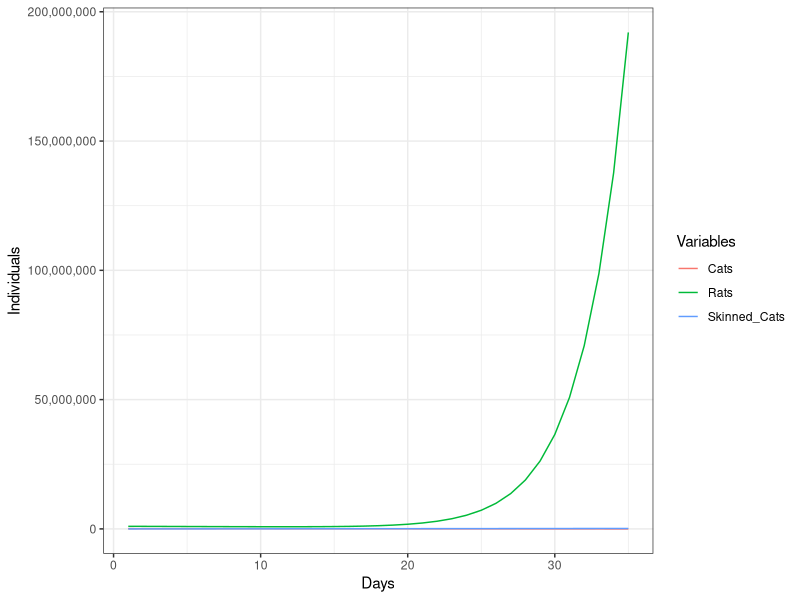
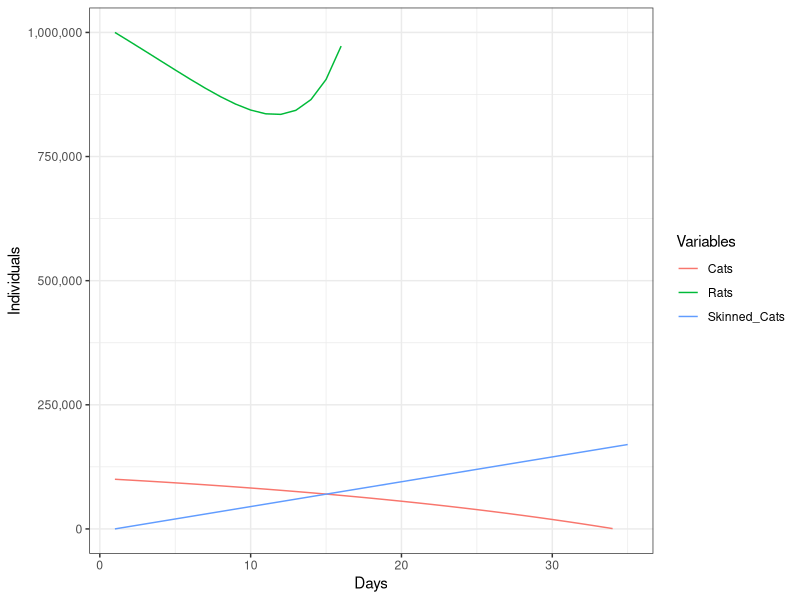
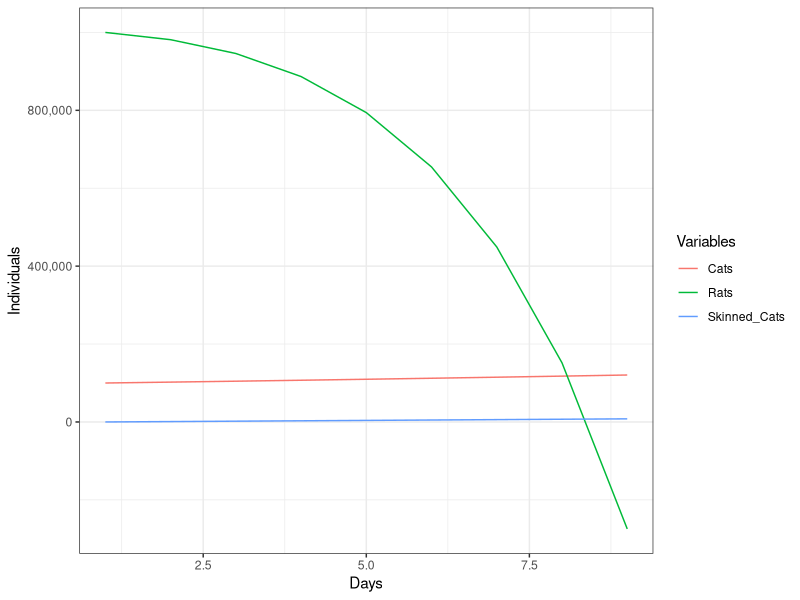
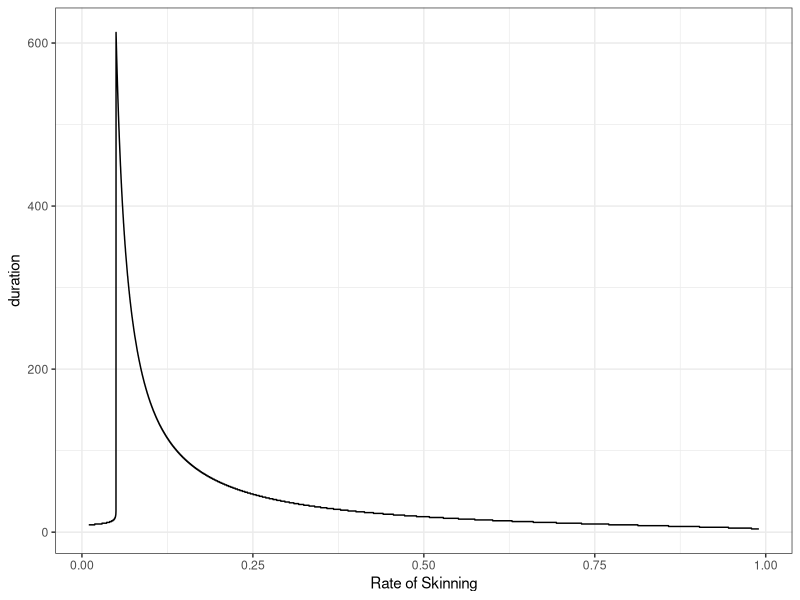
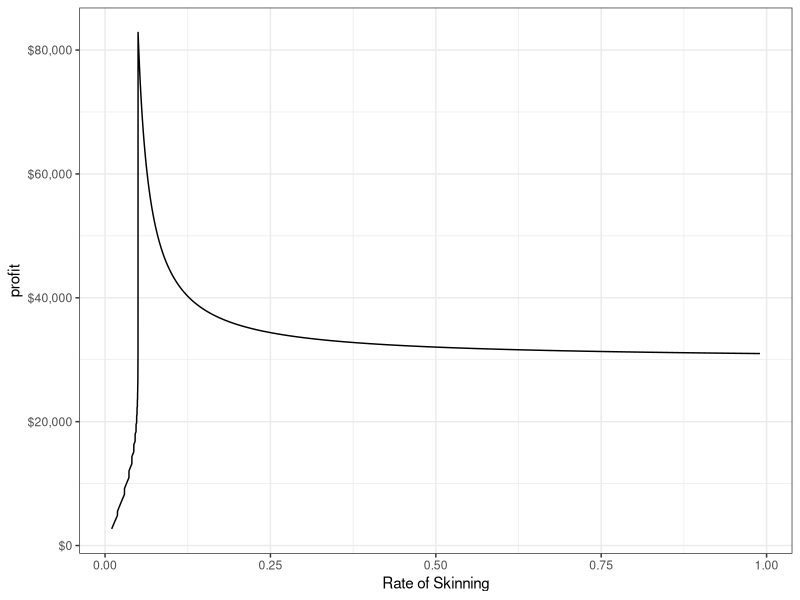

The R script that drew these images, in order:
## ---- chunk 1
library(knitr)
opts_chunk$set(tidy.opts=list(width.cutoff=60),tidy=TRUE)
## ---- chunk 2
library(tidyverse) #load this package for plotting and manipulating data
total_days <- 3650 # going to simluate the model for 10 decades

#pre-allocate vectors
C <- rep(NA, total_days) #Vector of number of cats
R <- rep(NA, total_days) #Vector of number of rats
D <- rep(NA, total_days) #Vector of number of skinned cats

#initial population size
C[1] <- 100000 #initial cat population size
R[1] <- 1000000 #initial rat population size
D[1] <- 0 #initial skinned cat population size

#loop to run the model
for (t in 1:total_days){
  if(C[t] < 0 | R[t] < 0){
    break} #stop the loop if either population is below zero.
  
  
#### Births #####
  C[t+1] <-  C[t] + (12/365)*C[t] # Cats
  R[t+1] <- R[t] + (144/365)*R[t] # Rats
  
### Feeding #####

  R[t+1] <- R[t+1] - 4*C[t+1]   # feed the cats
  
  # skin the cats
  D[t+1] <-  D[t]+ 5000 #add 5000 cats to skinned vector
  C[t+1] <- C[t+1] - 5000 #remove 5000 cats to skinned vector
}

#output the results in a dataframe 
#time in days, 
#cats vector
#number of skinned cats
model_output <- 
  data.frame(time = 1:total_days, 
             Cats = C, 
             Rats = R, 
             Skinned_Cats = D) %>%
   #remove days that were not used since the model stopped
    na.omit()
print(paste("population crash at", t, "days"))
## ---- chunk 3
  model_output %>%
  #change from wide form to long form
    gather(key = "Variables", value = "Individuals", -time) %>% 
    ggplot(aes(x = time, y = Individuals, color = Variables)) + geom_line() + theme_bw() +
  #reformat y axis
  scale_y_continuous(labels = function(x) format(x, big.mark = ",", scientific = F)) + 
  #add xlabel
  xlab("Days")
## ---- chunk 4
  model_output %>%
  #change from wide form to long form
    gather(key = "Variables", value = "Individuals", -time) %>% 
    ggplot(aes(x = time, y = Individuals, color = Variables)) + geom_line() + theme_bw() + 
    #reformat y axis
  scale_y_continuous(labels = function(x) format(x, big.mark = ",", scientific = F), limits = c(0, 1000000)) +
  #add xlabel
xlab("Days")

## ---- chunk 5
# going to simluate the model for 365 days
total_days <- 3650 

#pre-allocate vectors
C <- rep(NA, total_days)
R <- rep(NA, total_days)
D <- rep(NA, total_days)

#initial population size
C[1] <- 100000
R[1] <- 1000000
D[1] <- 0

#loop to run the model
for (t in 1:total_days){
  if(C[t] <= 1| R[t] <= 1){
    break} #stop the loop if either population is below zero.
  
  
#####Births ######
  #Cats
  C[t+1] <-  C[t] + (12/365)*C[t] 
  
  #Rats
  R[t+1] <- R[t] + (144/365)*R[t] 
  
  
### Feeding #####
  # feed the cats
  R[t+1] <- R[t+1] - 4*C[t+1]
  
  # skin the cats
  #now only doing 1000 a day
  D[t+1] <-  D[t] + 1000
  C[t+1] <- C[t+1] - 1000
}

model_output <- 
  data.frame(time = 1:total_days, 
             Cats = C, 
             Rats = R, 
             Skinned_Cats = D) %>%
    na.omit()
print(paste("population crash at", t, "days"))
## ---- chunk 6
  model_output %>%
    gather(key = "Variables", value = "Individuals", -time) %>%
    ggplot(aes(x = time, y = Individuals, color = Variables)) + geom_line() + theme_bw() +
  #reformat y axis
  scale_y_continuous(labels = function(x) format(x, big.mark = ",", scientific = FALSE)) + 
  #change x axis
  xlab("Days")

## ---- chunk 7

num_skinned <- seq(0.01, 0.99, by = .0001)

output <- data.frame(num_skinned, 
           duration = rep(NA, length(num_skinned)), 
           profit = rep(NA, length(num_skinned)))

for (i in 1:length(num_skinned)){
  
total_days <- 3650 # going to simluate the model for 365 days

#pre-allocate vectors
C <- rep(NA, total_days)
R <- rep(NA, total_days)
D <- rep(NA, total_days)

#initial population size
C[1] <- 100000
R[1] <- 1000000
D[1] <- 0

#loop to run the model
for (t in 1:total_days){
  if(C[t] <= 1| R[t] <= 1){
    break} #stop the loop if either population is below zero.
  
  
#####Births ######
  #Cats
  C[t+1] <-  C[t] + (12/365)*C[t] 
  
  #Rats
  R[t+1] <- R[t] + (144/365)*R[t] 
  
  
### Feeding #####
  # feed the cats
  R[t+1] <- R[t+1] - 4*C[t+1]
  
  # skin the cats
  #now only doing 1000 a day
  D[t+1] <-  D[t] + num_skinned[i] * C[t+1]
  C[t+1] <- C[t+1] - num_skinned[i] * C[t+1]
  }

output[i,2] <- t
output[i,3] <- D[t]* 0.3  
}
print(paste("population crash at", t, "days"))
## ---- chunk 8
  output %>%
    ggplot(aes(x = num_skinned, y = duration)) + geom_line() + theme_bw() + 
  #reformat y axis
  scale_y_continuous(labels = function(x) format(x, big.mark = ",", scientific = FALSE)) + xlab("Rate of Skinning")

## ---- chunk 9
  output %>%
    ggplot(aes(x = num_skinned, y = profit)) + geom_line() + theme_bw() + 
    #reformat y axis
  scale_y_continuous(labels = scales::dollar) + xlab("Rate of Skinning")
## ---- chunk 10
output %>%
  arrange(desc(profit)) %>%
  head()
